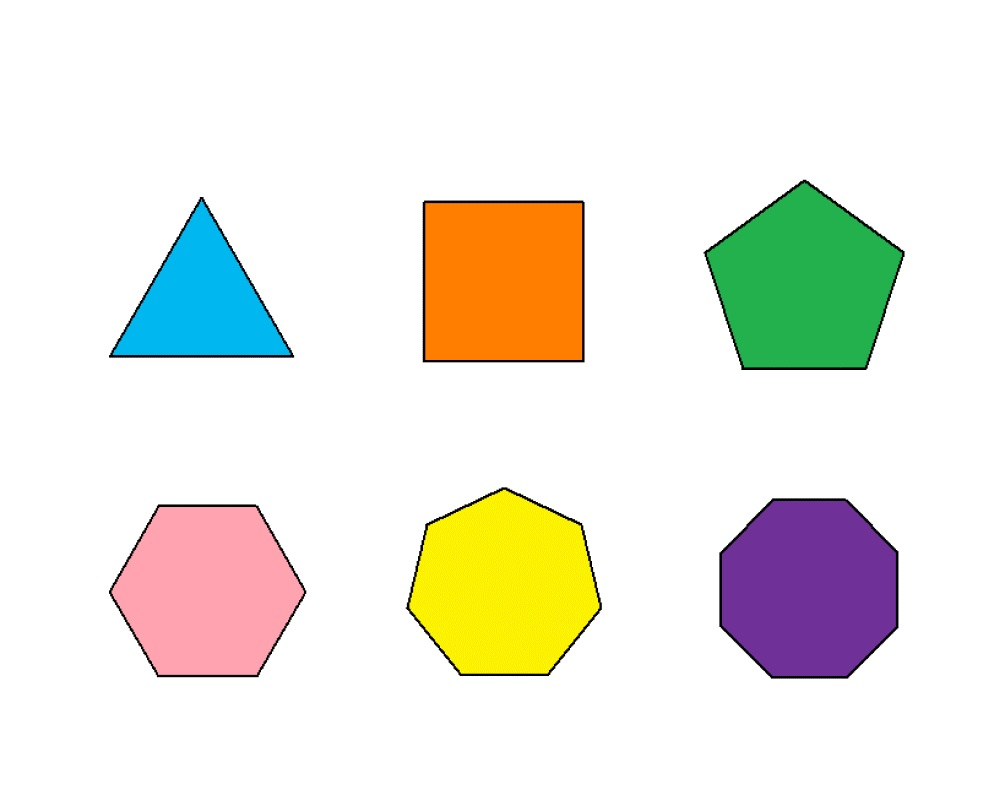
#> input picture shapes.jpg, 981 x 785 px
$ python L23_detect_geometrical_shapes.py
#> lines starting #> are read from the running program, lines starting #| are printed output that depends on the picture; after the words box and inside, x2 and y2 are one past the last pixel; in counts of white or black regions, pixels touching at a corner belong together; long printed decimals are rounded
import cv2, numpy as np

img = cv2.imread('shapes.jpg')
#> img is the input picture: shape (785, 981, 3); mean B, G, R 223.5, 234, 235.5
imgGray = cv2.cvtColor(img, cv2.COLOR_BGR2GRAY)
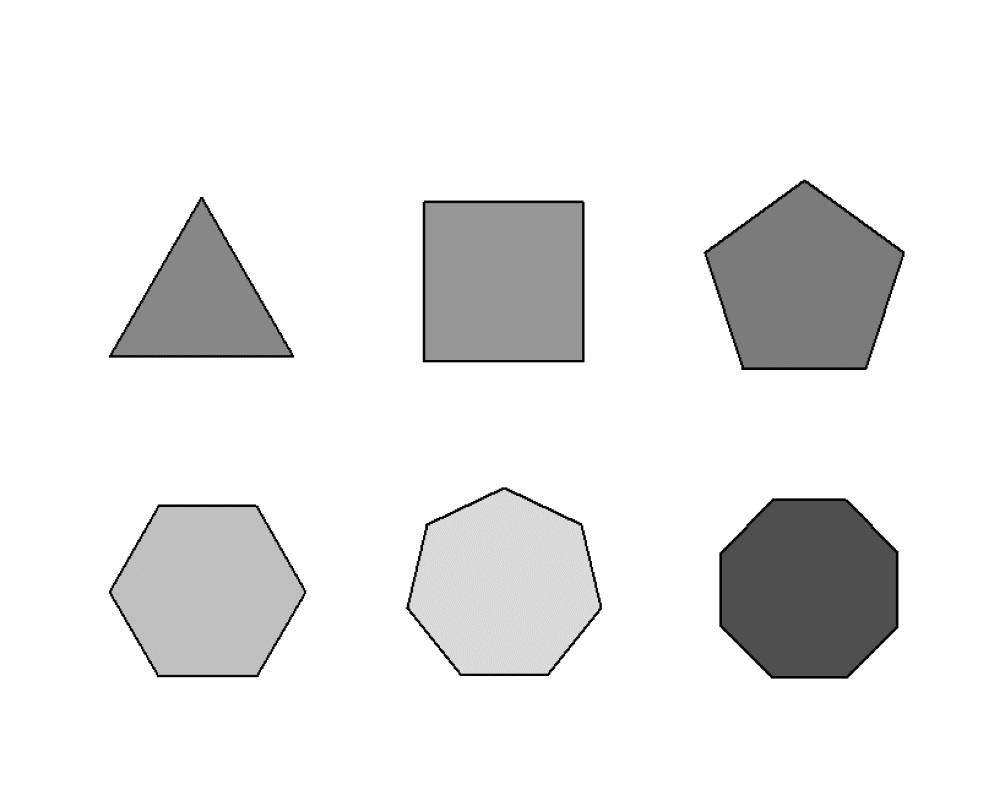
#> imgGray: shape (785, 981); min 0, max 255, mean 233.2

_, thresh = cv2.threshold(imgGray, 240, 255, cv2.THRESH_BINARY)
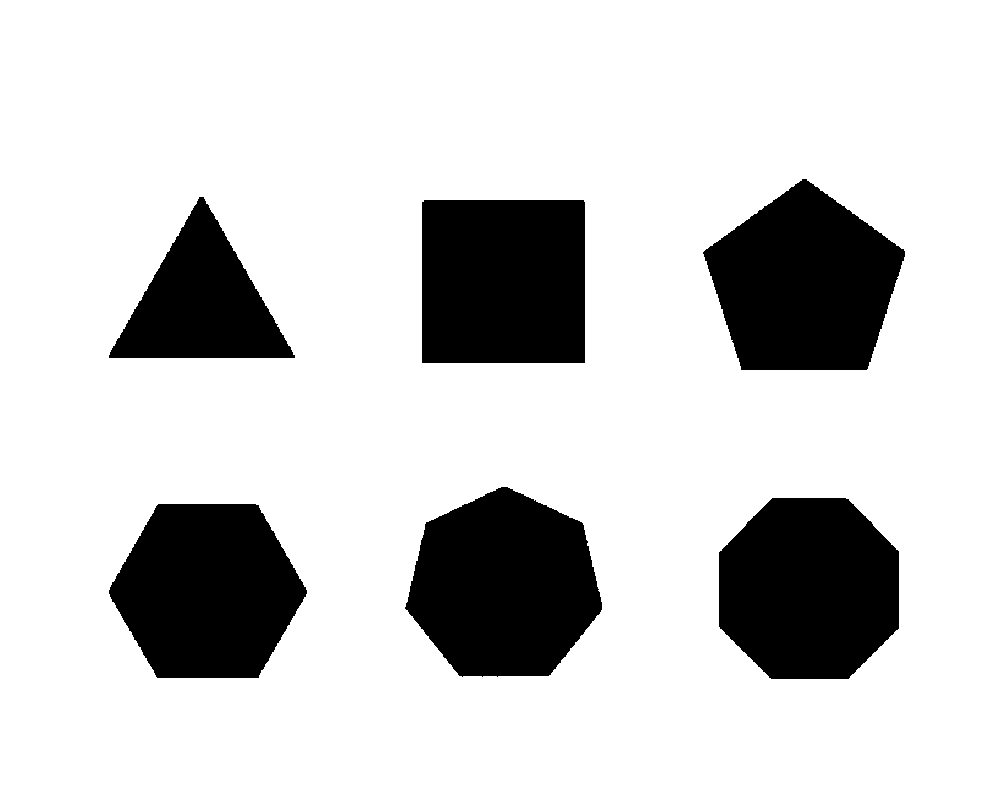
#> thresh: shape (785, 981); 80.5% white; 6 black regions, box (x1, y1, x2, y2) and area: (405, 487, 602, 677) 27732, (719, 498, 899, 679) 27058, (703, 179, 905, 370) 26871, (422, 200, 585, 363) 26563, (109, 504, 307, 678) 26091, (109, 197, 295, 358) 15471
median_blur = cv2.medianBlur(thresh, 5) # aggiunto per risolvere gli errori di contorno (esagono) dovuti a rumore
#> median_blur: shape (785, 981); 80.6% white; 6 black regions
contours, _ = cv2.findContours(median_blur, cv2.RETR_TREE, cv2.CHAIN_APPROX_SIMPLE)
#> contours = 7 contours; box (x1, y1, x2, y2) and area: (0, 0, 981, 785) 768320, (405, 486, 603, 677) 27994, (718, 497, 900, 680) 27287, (703, 178, 906, 371) 27142, (421, 199, 586, 364) 26874, (108, 503, 308, 679) 26356, (108, 196, 295, 359) 15716

for contour in contours:
    approx_polygon = cv2.approxPolyDP(contour, 0.01*cv2.arcLength(contour, True), True)
    cv2.drawContours(img, [approx_polygon], 0, (0,255,0), 3)
    x = approx_polygon.ravel()[0] # coordinate del poligono
    y = approx_polygon.ravel()[1]
    if len(approx_polygon) == 3:
        cv2.putText(img, "Triangle", (x,y), cv2.FONT_HERSHEY_SIMPLEX, 0.5, (0,0,0))
    elif len(approx_polygon) == 4:
        x, y, w, h = cv2.boundingRect(approx_polygon)
        aspectRatio = float(w)/h
        print(aspectRatio)
        if aspectRatio >= 0.95 and aspectRatio <= 1.05:
            cv2.putText(img, "Square", (x,y), cv2.FONT_HERSHEY_SIMPLEX, 0.5, (0,0,0))
        else:
            cv2.putText(img, "Rectangle", (x,y), cv2.FONT_HERSHEY_SIMPLEX, 0.5, (0,0,0))
    elif len(approx_polygon) == 5:
        cv2.putText(img, "Pentagon", (x,y), cv2.FONT_HERSHEY_SIMPLEX, 0.5, (0,0,0))
    elif len(approx_polygon) == 6:
        cv2.putText(img, "Hexagon", (x,y), cv2.FONT_HERSHEY_SIMPLEX, 0.5, (0,0,0))
    elif len(approx_polygon) == 7:
        cv2.putText(img, "Heptagon", (x,y), cv2.FONT_HERSHEY_SIMPLEX, 0.5, (0,0,0))
    elif len(approx_polygon) == 8:
        cv2.putText(img, "Octagon", (x,y), cv2.FONT_HERSHEY_SIMPLEX, 0.5, (0,0,0))
    else:
        cv2.putText(img, "Circle", (x,y), cv2.FONT_HERSHEY_SIMPLEX, 0.5, (0,0,0))
#> this loop made 7 passes
#> (approx_polygon, w, h, aspectRatio) on passes 1, 5: ([[0, 0], [0, 784], [980, 784], [980, 0]], 981, 785, 1.25), ([[425, 199], [585, 202], [582, 363], [421, 360]], 165, 165, 1)
#| 1.250
#| 1.0
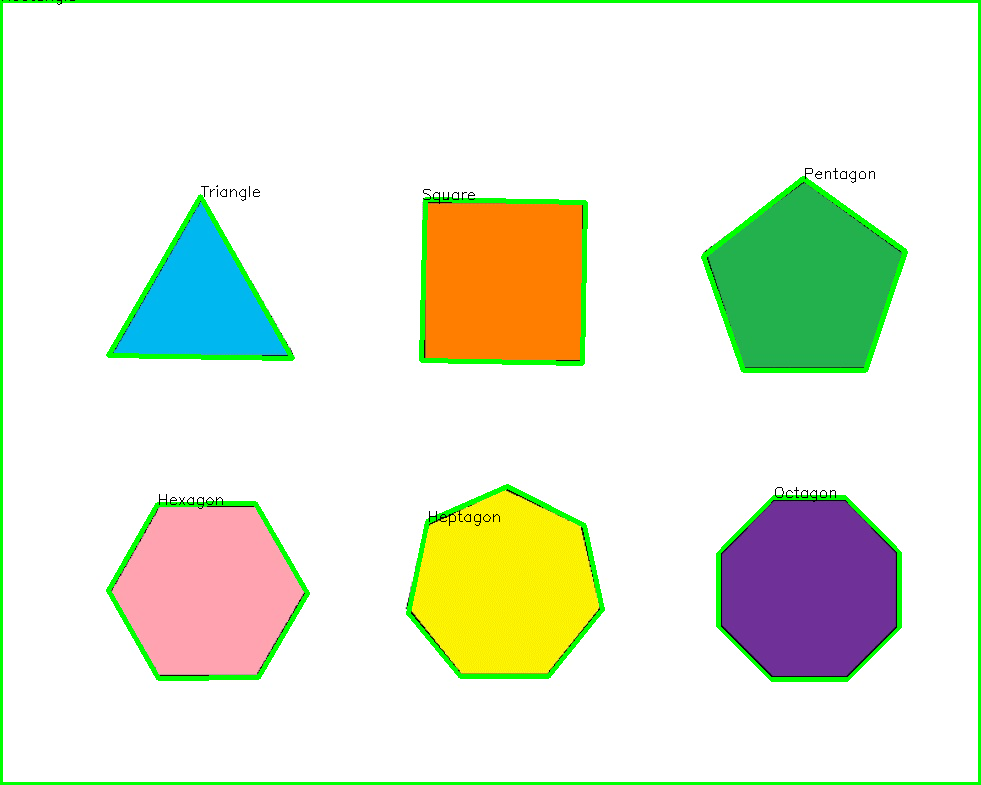
#> img: shape (785, 981, 3); 3.76% of pixels changed, all inside (x1, y1, x2, y2) = (0, 0, 981, 785)

cv2.imshow('Thresh', thresh)
cv2.imshow('MedianBlur', median_blur)
cv2.imshow("Shapes", img)
cv2.waitKey(0)
cv2.destroyAllWindows()
